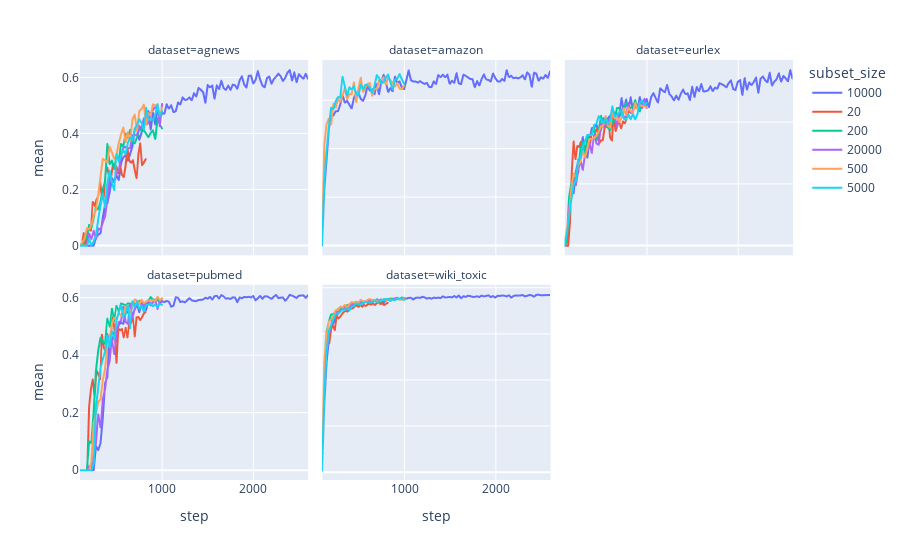

Notebook source saved alongside this figure:
### Code cell
fig = px.line(
    plot_data,
    x="step",
    y="mean",
    color="subset_size",
    facet_col="dataset",
    facet_col_wrap=3,
)
fig.update_yaxes(matches=None)
fig.show()
